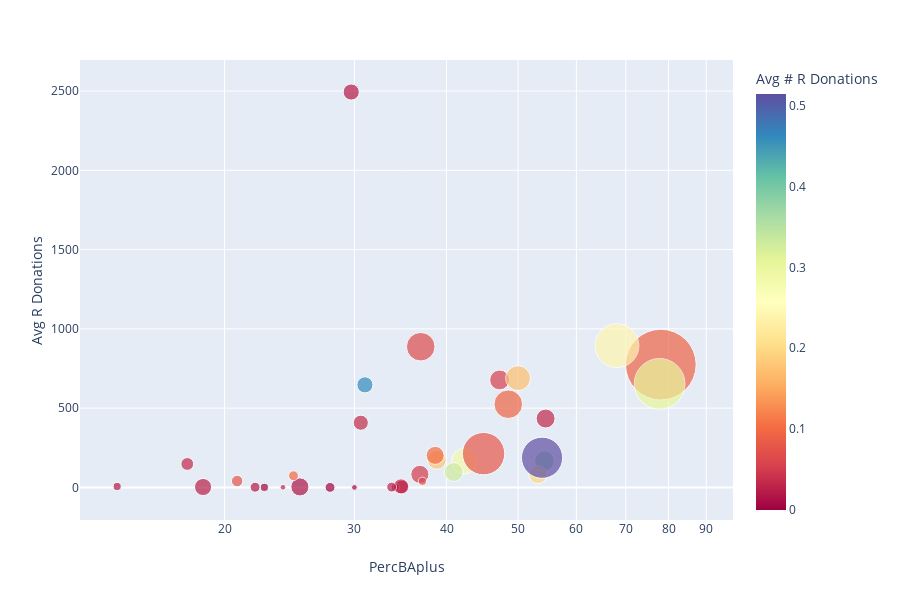

Notebook cell for this chart:
### Code cell
px.scatter(avg_data, x="PercBAplus", y="Avg R Donations", hover_name="Town", size="Nmembers", size_max=50, color="Avg # R Donations", color_continuous_scale=px.colors.diverging.Spectral, log_x=True)

### Figure 1 — Plotly figure (JSON) as saved in the notebook; plotly's stock layout.template omitted (floating-point values rounded to 4 significant figures)
{"data": [{"hovertemplate": "<b>%{hovertext}</b><br><br>PercBAplus=%{x}<br>Avg R Donations=%{y}<br>Nmembers=%{marker.size}<br>Avg # R Donations=%{marker.color}<extra></extra>", "hovertext": ["Bath", "Bradford", "Canaan", "Cavendish", "Charlestown", "Chelsea", "Claremont", "Corinth", "Cornish", "Croydon", "Dorchester", "Enfield", "Fairlee", "Grafton", "Grantham", "Hanover", "Hartford", "Hartland", "Haverhill", "Lebanon", "Lyme", "Newbury", "Newport", "Norwich", "Orange", "Orford", "Piermont", "Plainfield", "Pomfret", "Reading", "Royalton", "Ryegate", "Sharon", "Springfield", "Strafford", "Thetford", "Topsham", "Tunbridge", "Unity", "Vershire", "Weathersfield", "West Fairlee", "West Windsor", "Windsor", "Woodstock"], "legendgroup": "", "marker": {"cmax": 0.5142, "cmin": 0, "color": [0, 0.03571, 0.01435, 0, 0.01869, 0, 0.04878, 0, 0.178, 0, 0, 0.2826, 0.1012, 0.03125, 0.03247, 0.09219, 0.06485, 0.4622, 0.02439, 0.07898, 0.2404, 0.0202, 0, 0.3027, 0, 0.3291, 0.02273, 0.09346, 0.3846, 0, 0.04908, 0.01961, 0.03158, 0.03333, 0.1991, 0.5142, 0, 0.0274, 0, 0.06452, 0.07595, 0, 0.05263, 0.0995, 0.1703], "colorbar": {"title": {"text": "Avg # R Donations"}}, "colorscale": [[0, "rgb(158,1,66)"], [0.1, "rgb(213,62,79)"], [0.2, "rgb(244,109,67)"], [0.3, "rgb(253,174,97)"], [0.4, "rgb(254,224,139)"], [0.5, "rgb(255,255,191)"], [0.6, "rgb(230,245,152)"], [0.7, "rgb(171,221,164)"], [0.8, "rgb(102,194,165)"], [0.9, "rgb(50,136,189)"], [1, "rgb(94,79,162)"]], "showscale": true, "size": [0, 7, 10, 0, 2, 1, 0, 3, 11, 0, 0, 20, 10, 1, 11, 153, 25, 8, 9, 55, 59, 8, 2, 79, 0, 11, 6, 25, 12, 2, 10, 3, 7, 5, 10, 52, 0, 3, 0, 2, 4, 0, 12, 3, 19], "sizemode": "area", "sizeref": 0.0612, "symbol": "circle"}, "mode": "markers", "name": " ", "showlegend": false, "type": "scatter", "uid": "4761f786-ddfc-4dba-9e46-a1de16ee8ad4", "x": [25.27, 30.6, 25.3, 31.0, 14.3, 30, 18.6, 27.8, 38.8, 16.2, 17.2, 42.3, 38.6, 24, 54.5, 78.1, 36.9, 31, 18.7, 44.9, 68.1, 29.7, 22.65, 77.8, 29.7, 40.9, 34.8, 48.5, 54.3, 34.1, 36.8, 22, 34.7, 17.8, 53.2, 53.9, 18.2, 33.7, 16.61, 37.1, 20.8, 26.3, 47.2, 24.8, 50], "xaxis": "x", "y": [0, 407.9, 3.11, 0, 5.607, 0, 26.52, 0, 174.1, 0, 0, 166.2, 201.8, 0.7812, 434.2, 774.5, 887.3, 646.7, 2.439, 212.7, 894.1, 2494.0, 0, 652.9, 0, 96.52, 1.42, 524.7, 166.5, 0, 82.21, 0.9804, 6.316, 147.7, 79.85, 187.0, 0, 1.712, 0, 38.71, 39.87, 0, 677.9, 73.38, 689.1], "yaxis": "y"}], "layout": {"grid": {"xaxes": ["x"], "xgap": 0.1, "xside": "bottom", "yaxes": ["y"], "ygap": 0.1, "yside": "left"}, "height": 600, "legend": {"tracegroupgap": 0}, "margin": {"t": 60}, "xaxis": {"title": {"text": "PercBAplus"}, "type": "log"}, "yaxis": {"title": {"text": "Avg R Donations"}}}}
